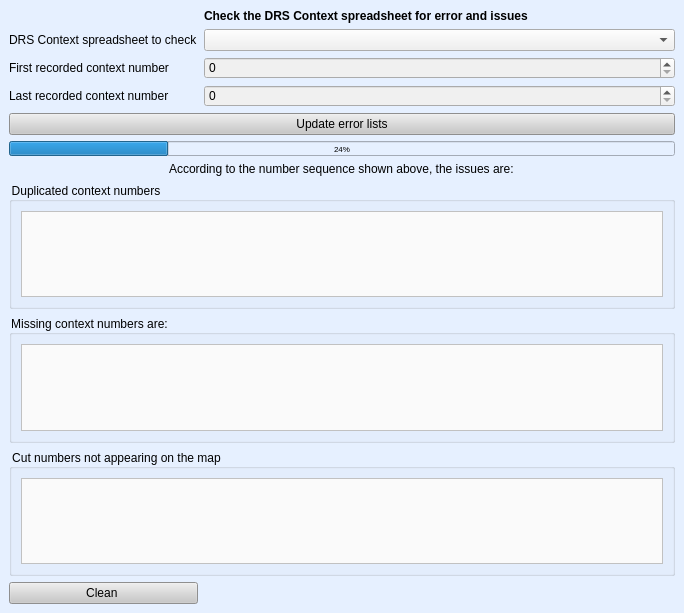
<?xml version="1.0" encoding="UTF-8"?>
<ui version="4.0">
 <class>PCA_DRS_Context_ChecksDockWidgetBase</class>
 <widget class="QDockWidget" name="PCA_DRS_Context_ChecksDockWidgetBase">
  <property name="windowModality">
   <enum>Qt::NonModal</enum>
  </property>
  <property name="geometry">
   <rect>
    <x>0</x>
    <y>0</y>
    <width>407</width>
    <height>613</height>
   </rect>
  </property>
  <property name="sizePolicy">
   <sizepolicy hsizetype="Preferred" vsizetype="Preferred">
    <horstretch>0</horstretch>
    <verstretch>0</verstretch>
   </sizepolicy>
  </property>
  <property name="minimumSize">
   <size>
    <width>300</width>
    <height>500</height>
   </size>
  </property>
  <property name="maximumSize">
   <size>
    <width>524287</width>
    <height>524287</height>
   </size>
  </property>
  <property name="styleSheet">
   <string notr="true">background: 	rgb(230, 240, 255)</string>
  </property>
  <property name="windowTitle">
   <string>PCA DRS Context Checks</string>
  </property>
  <widget class="QWidget" name="dockWidgetContents">
   <layout class="QGridLayout" name="gridLayout">
    <item row="5" column="1">
     <widget class="QSpinBox" name="first_context_spinBox">
      <property name="styleSheet">
       <string notr="true">background: rgb(240,240,240)</string>
      </property>
      <property name="maximum">
       <number>999999999</number>
      </property>
     </widget>
    </item>
    <item row="4" column="1">
     <widget class="QgsMapLayerComboBox" name="DRS_mMapLayerComboBox">
      <property name="palette">
       <palette>
        <active>
         <colorrole role="Button">
          <brush brushstyle="SolidPattern">
           <color alpha="255">
            <red>240</red>
            <green>240</green>
            <blue>240</blue>
           </color>
          </brush>
         </colorrole>
         <colorrole role="Base">
          <brush brushstyle="SolidPattern">
           <color alpha="255">
            <red>240</red>
            <green>240</green>
            <blue>240</blue>
           </color>
          </brush>
         </colorrole>
         <colorrole role="Window">
          <brush brushstyle="SolidPattern">
           <color alpha="255">
            <red>240</red>
            <green>240</green>
            <blue>240</blue>
           </color>
          </brush>
         </colorrole>
         <colorrole role="Highlight">
          <brush brushstyle="SolidPattern">
           <color alpha="255">
            <red>0</red>
            <green>85</green>
            <blue>255</blue>
           </color>
          </brush>
         </colorrole>
         <colorrole role="HighlightedText">
          <brush brushstyle="SolidPattern">
           <color alpha="255">
            <red>230</red>
            <green>230</green>
            <blue>230</blue>
           </color>
          </brush>
         </colorrole>
        </active>
        <inactive>
         <colorrole role="Button">
          <brush brushstyle="SolidPattern">
           <color alpha="255">
            <red>240</red>
            <green>240</green>
            <blue>240</blue>
           </color>
          </brush>
         </colorrole>
         <colorrole role="Base">
          <brush brushstyle="SolidPattern">
           <color alpha="255">
            <red>240</red>
            <green>240</green>
            <blue>240</blue>
           </color>
          </brush>
         </colorrole>
         <colorrole role="Window">
          <brush brushstyle="SolidPattern">
           <color alpha="255">
            <red>240</red>
            <green>240</green>
            <blue>240</blue>
           </color>
          </brush>
         </colorrole>
         <colorrole role="Highlight">
          <brush brushstyle="SolidPattern">
           <color alpha="255">
            <red>0</red>
            <green>85</green>
            <blue>255</blue>
           </color>
          </brush>
         </colorrole>
         <colorrole role="HighlightedText">
          <brush brushstyle="SolidPattern">
           <color alpha="255">
            <red>230</red>
            <green>230</green>
            <blue>230</blue>
           </color>
          </brush>
         </colorrole>
        </inactive>
        <disabled>
         <colorrole role="Button">
          <brush brushstyle="SolidPattern">
           <color alpha="255">
            <red>240</red>
            <green>240</green>
            <blue>240</blue>
           </color>
          </brush>
         </colorrole>
         <colorrole role="Base">
          <brush brushstyle="SolidPattern">
           <color alpha="255">
            <red>240</red>
            <green>240</green>
            <blue>240</blue>
           </color>
          </brush>
         </colorrole>
         <colorrole role="Window">
          <brush brushstyle="SolidPattern">
           <color alpha="255">
            <red>240</red>
            <green>240</green>
            <blue>240</blue>
           </color>
          </brush>
         </colorrole>
         <colorrole role="Highlight">
          <brush brushstyle="SolidPattern">
           <color alpha="255">
            <red>0</red>
            <green>85</green>
            <blue>255</blue>
           </color>
          </brush>
         </colorrole>
         <colorrole role="HighlightedText">
          <brush brushstyle="SolidPattern">
           <color alpha="255">
            <red>230</red>
            <green>230</green>
            <blue>230</blue>
           </color>
          </brush>
         </colorrole>
        </disabled>
       </palette>
      </property>
      <property name="styleSheet">
       <string notr="true">background: rgb(240,240,240);
selection-background-color: rgb(0, 85, 255);
selection-color: rgb(230, 230, 230);</string>
      </property>
     </widget>
    </item>
    <item row="1" column="1">
     <widget class="QLabel" name="label">
      <property name="maximumSize">
       <size>
        <width>16777215</width>
        <height>20</height>
       </size>
      </property>
      <property name="font">
       <font>
        <weight>75</weight>
        <bold>true</bold>
       </font>
      </property>
      <property name="text">
       <string>Check the DRS Context spreadsheet for error and issues                                            </string>
      </property>
     </widget>
    </item>
    <item row="6" column="1">
     <widget class="QSpinBox" name="last_context_spinBox">
      <property name="styleSheet">
       <string notr="true">background: rgb(240,240,240)</string>
      </property>
      <property name="maximum">
       <number>999999999</number>
      </property>
     </widget>
    </item>
    <item row="4" column="0">
     <widget class="QLabel" name="label_4">
      <property name="text">
       <string>DRS Context spreadsheet to check</string>
      </property>
     </widget>
    </item>
    <item row="5" column="0">
     <widget class="QLabel" name="label_2">
      <property name="text">
       <string>First recorded context number</string>
      </property>
     </widget>
    </item>
    <item row="8" column="0" colspan="2">
     <widget class="QPushButton" name="update_lists_pushButton">
      <property name="styleSheet">
       <string notr="true">background: rgb(200,200,200)</string>
      </property>
      <property name="text">
       <string>Update error lists</string>
      </property>
     </widget>
    </item>
    <item row="9" column="0" colspan="2">
     <widget class="QProgressBar" name="progressBar">
      <property name="maximumSize">
       <size>
        <width>16777215</width>
        <height>15</height>
       </size>
      </property>
      <property name="font">
       <font>
        <pointsize>6</pointsize>
       </font>
      </property>
      <property name="value">
       <number>24</number>
      </property>
     </widget>
    </item>
    <item row="10" column="0" colspan="2" alignment="Qt::AlignHCenter">
     <widget class="QLabel" name="label_5">
      <property name="maximumSize">
       <size>
        <width>16777215</width>
        <height>20</height>
       </size>
      </property>
      <property name="text">
       <string>According to the number sequence shown above, the issues are:</string>
      </property>
     </widget>
    </item>
    <item row="11" column="0" colspan="2">
     <widget class="QGroupBox" name="groupBox">
      <property name="minimumSize">
       <size>
        <width>0</width>
        <height>0</height>
       </size>
      </property>
      <property name="maximumSize">
       <size>
        <width>16777215</width>
        <height>16777215</height>
       </size>
      </property>
      <property name="title">
       <string>Duplicated context numbers</string>
      </property>
      <layout class="QVBoxLayout" name="verticalLayout">
       <item>
        <widget class="QPlainTextEdit" name="duplicated_plainTextEdit">
         <property name="minimumSize">
          <size>
           <width>0</width>
           <height>0</height>
          </size>
         </property>
         <property name="maximumSize">
          <size>
           <width>16777215</width>
           <height>16777215</height>
          </size>
         </property>
         <property name="styleSheet">
          <string notr="true">background: rgb(250,250,250)</string>
         </property>
        </widget>
       </item>
      </layout>
     </widget>
    </item>
    <item row="14" column="0" colspan="2">
     <widget class="QGroupBox" name="groupBox_2">
      <property name="maximumSize">
       <size>
        <width>16777215</width>
        <height>16777215</height>
       </size>
      </property>
      <property name="title">
       <string>Cut numbers not appearing on the map</string>
      </property>
      <layout class="QVBoxLayout" name="verticalLayout_2">
       <item>
        <widget class="QPlainTextEdit" name="not_on_map_plainTextEdit">
         <property name="minimumSize">
          <size>
           <width>0</width>
           <height>0</height>
          </size>
         </property>
         <property name="maximumSize">
          <size>
           <width>16777215</width>
           <height>16777215</height>
          </size>
         </property>
         <property name="sizeIncrement">
          <size>
           <width>0</width>
           <height>0</height>
          </size>
         </property>
         <property name="styleSheet">
          <string notr="true">background: rgb(250,250,250)</string>
         </property>
        </widget>
       </item>
      </layout>
     </widget>
    </item>
    <item row="6" column="0">
     <widget class="QLabel" name="label_3">
      <property name="text">
       <string>Last recorded context number </string>
      </property>
     </widget>
    </item>
    <item row="13" column="0" colspan="2">
     <widget class="QGroupBox" name="groupBox_3">
      <property name="maximumSize">
       <size>
        <width>16777215</width>
        <height>16777215</height>
       </size>
      </property>
      <property name="title">
       <string>Missing context numbers are:</string>
      </property>
      <layout class="QVBoxLayout" name="verticalLayout_3">
       <item>
        <widget class="QPlainTextEdit" name="missing_context_plainTextEdit">
         <property name="minimumSize">
          <size>
           <width>0</width>
           <height>0</height>
          </size>
         </property>
         <property name="maximumSize">
          <size>
           <width>16777215</width>
           <height>16777215</height>
          </size>
         </property>
         <property name="styleSheet">
          <string notr="true">background: rgb(250,250,250)</string>
         </property>
         <property name="tabStopWidth">
          <number>80</number>
         </property>
        </widget>
       </item>
      </layout>
     </widget>
    </item>
    <item row="1" column="0" alignment="Qt::AlignLeft">
     <widget class="QLabel" name="label_6">
      <property name="maximumSize">
       <size>
        <width>50</width>
        <height>50</height>
       </size>
      </property>
      <property name="text">
       <string/>
      </property>
      <property name="pixmap">
       <pixmap>icons/PCA logo - square.png</pixmap>
      </property>
      <property name="scaledContents">
       <bool>true</bool>
      </property>
      <property name="margin">
       <number>0</number>
      </property>
      <property name="indent">
       <number>2</number>
      </property>
     </widget>
    </item>
    <item row="15" column="0">
     <widget class="QPushButton" name="clean_lists_pushButton">
      <property name="styleSheet">
       <string notr="true">background: rgb(200,200,200)</string>
      </property>
      <property name="text">
       <string>Clean </string>
      </property>
     </widget>
    </item>
   </layout>
  </widget>
 </widget>
 <customwidgets>
  <customwidget>
   <class>QgsMapLayerComboBox</class>
   <extends>QComboBox</extends>
   <header>qgsmaplayercombobox.h</header>
  </customwidget>
 </customwidgets>
 <resources/>
 <connections/>
</ui>
